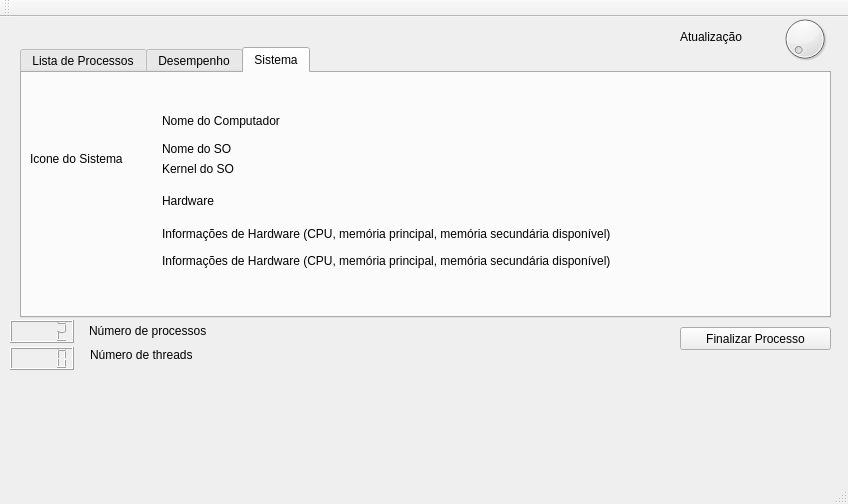
<?xml version="1.0" encoding="UTF-8"?>
<ui version="4.0">
 <class>MainWindow</class>
 <widget class="QMainWindow" name="MainWindow">
  <property name="geometry">
   <rect>
    <x>0</x>
    <y>0</y>
    <width>848</width>
    <height>504</height>
   </rect>
  </property>
  <property name="windowTitle">
   <string>MainWindow</string>
  </property>
  <widget class="QWidget" name="centralWidget">
   <widget class="QTabWidget" name="tabWidget">
    <property name="geometry">
     <rect>
      <x>20</x>
      <y>30</y>
      <width>811</width>
      <height>271</height>
     </rect>
    </property>
    <property name="currentIndex">
     <number>2</number>
    </property>
    <widget class="QWidget" name="tab">
     <attribute name="title">
      <string>Lista de Processos</string>
     </attribute>
     <widget class="QTableView" name="tableView">
      <property name="geometry">
       <rect>
        <x>20</x>
        <y>20</y>
        <width>771</width>
        <height>211</height>
       </rect>
      </property>
     </widget>
    </widget>
    <widget class="QWidget" name="tab_2">
     <attribute name="title">
      <string>Desempenho</string>
     </attribute>
     <widget class="QGroupBox" name="groupBox">
      <property name="geometry">
       <rect>
        <x>20</x>
        <y>20</y>
        <width>171</width>
        <height>61</height>
       </rect>
      </property>
      <property name="title">
       <string>CPU 1</string>
      </property>
      <widget class="QProgressBar" name="progressBar">
       <property name="geometry">
        <rect>
         <x>20</x>
         <y>20</y>
         <width>118</width>
         <height>23</height>
        </rect>
       </property>
       <property name="value">
        <number>24</number>
       </property>
      </widget>
     </widget>
     <widget class="QGroupBox" name="groupBox_2">
      <property name="geometry">
       <rect>
        <x>20</x>
        <y>100</y>
        <width>171</width>
        <height>61</height>
       </rect>
      </property>
      <property name="title">
       <string>CPU 2</string>
      </property>
      <widget class="QProgressBar" name="progressBar_2">
       <property name="geometry">
        <rect>
         <x>20</x>
         <y>20</y>
         <width>118</width>
         <height>23</height>
        </rect>
       </property>
       <property name="value">
        <number>24</number>
       </property>
      </widget>
     </widget>
     <widget class="QGroupBox" name="groupBox_3">
      <property name="geometry">
       <rect>
        <x>220</x>
        <y>20</y>
        <width>151</width>
        <height>80</height>
       </rect>
      </property>
      <property name="title">
       <string>Memória</string>
      </property>
      <widget class="QProgressBar" name="progressBar_3">
       <property name="geometry">
        <rect>
         <x>10</x>
         <y>30</y>
         <width>118</width>
         <height>23</height>
        </rect>
       </property>
       <property name="value">
        <number>24</number>
       </property>
      </widget>
     </widget>
     <widget class="QGroupBox" name="groupBox_4">
      <property name="geometry">
       <rect>
        <x>220</x>
        <y>110</y>
        <width>151</width>
        <height>61</height>
       </rect>
      </property>
      <property name="title">
       <string>Swap</string>
      </property>
      <widget class="QProgressBar" name="progressBar_4">
       <property name="geometry">
        <rect>
         <x>10</x>
         <y>20</y>
         <width>118</width>
         <height>23</height>
        </rect>
       </property>
       <property name="value">
        <number>24</number>
       </property>
      </widget>
     </widget>
     <widget class="QGroupBox" name="groupBox_5">
      <property name="geometry">
       <rect>
        <x>580</x>
        <y>20</y>
        <width>211</width>
        <height>171</height>
       </rect>
      </property>
      <property name="title">
       <string>CPU Info</string>
      </property>
      <widget class="QLabel" name="label_3">
       <property name="geometry">
        <rect>
         <x>10</x>
         <y>20</y>
         <width>171</width>
         <height>16</height>
        </rect>
       </property>
       <property name="text">
        <string>Tempo de Uso de CPU</string>
       </property>
      </widget>
      <widget class="QLineEdit" name="lineEdit">
       <property name="geometry">
        <rect>
         <x>10</x>
         <y>40</y>
         <width>113</width>
         <height>20</height>
        </rect>
       </property>
      </widget>
      <widget class="QLabel" name="label_4">
       <property name="geometry">
        <rect>
         <x>10</x>
         <y>70</y>
         <width>111</width>
         <height>16</height>
        </rect>
       </property>
       <property name="text">
        <string>Tempo Ocioso</string>
       </property>
      </widget>
      <widget class="QLineEdit" name="lineEdit_2">
       <property name="geometry">
        <rect>
         <x>10</x>
         <y>90</y>
         <width>113</width>
         <height>20</height>
        </rect>
       </property>
      </widget>
      <widget class="QLabel" name="label_5">
       <property name="geometry">
        <rect>
         <x>10</x>
         <y>120</y>
         <width>141</width>
         <height>16</height>
        </rect>
       </property>
       <property name="text">
        <string>Uptime</string>
       </property>
      </widget>
      <widget class="QLineEdit" name="lineEdit_3">
       <property name="geometry">
        <rect>
         <x>10</x>
         <y>140</y>
         <width>113</width>
         <height>20</height>
        </rect>
       </property>
      </widget>
     </widget>
    </widget>
    <widget class="QWidget" name="tab_3">
     <attribute name="title">
      <string>Sistema</string>
     </attribute>
     <widget class="QLabel" name="label_6">
      <property name="geometry">
       <rect>
        <x>8</x>
        <y>60</y>
        <width>121</width>
        <height>51</height>
       </rect>
      </property>
      <property name="text">
       <string>Icone do Sistema</string>
      </property>
     </widget>
     <widget class="QLabel" name="label_7">
      <property name="geometry">
       <rect>
        <x>140</x>
        <y>40</y>
        <width>171</width>
        <height>16</height>
       </rect>
      </property>
      <property name="text">
       <string>Nome do Computador</string>
      </property>
     </widget>
     <widget class="QLabel" name="label_8">
      <property name="geometry">
       <rect>
        <x>140</x>
        <y>60</y>
        <width>301</width>
        <height>31</height>
       </rect>
      </property>
      <property name="text">
       <string>Nome do SO</string>
      </property>
     </widget>
     <widget class="QLabel" name="label_9">
      <property name="geometry">
       <rect>
        <x>140</x>
        <y>120</y>
        <width>631</width>
        <height>16</height>
       </rect>
      </property>
      <property name="text">
       <string>Hardware</string>
      </property>
     </widget>
     <widget class="QLabel" name="label_11">
      <property name="geometry">
       <rect>
        <x>140</x>
        <y>80</y>
        <width>211</width>
        <height>31</height>
       </rect>
      </property>
      <property name="text">
       <string>Kernel do SO</string>
      </property>
     </widget>
     <widget class="QLabel" name="label_12">
      <property name="geometry">
       <rect>
        <x>140</x>
        <y>140</y>
        <width>471</width>
        <height>41</height>
       </rect>
      </property>
      <property name="text">
       <string>Informações de Hardware (CPU, memória principal, memória secundária disponível)</string>
      </property>
     </widget>
     <widget class="QLabel" name="label_13">
      <property name="geometry">
       <rect>
        <x>140</x>
        <y>180</y>
        <width>461</width>
        <height>16</height>
       </rect>
      </property>
      <property name="text">
       <string>Informações de Hardware (CPU, memória principal, memória secundária disponível)</string>
      </property>
     </widget>
    </widget>
   </widget>
   <widget class="QLCDNumber" name="lcdNumber">
    <property name="geometry">
     <rect>
      <x>10</x>
      <y>303</y>
      <width>64</width>
      <height>23</height>
     </rect>
    </property>
    <property name="intValue" stdset="0">
     <number>2</number>
    </property>
   </widget>
   <widget class="QLabel" name="label">
    <property name="geometry">
     <rect>
      <x>89</x>
      <y>306</y>
      <width>151</width>
      <height>16</height>
     </rect>
    </property>
    <property name="text">
     <string>Número de processos</string>
    </property>
   </widget>
   <widget class="QPushButton" name="pushButton">
    <property name="geometry">
     <rect>
      <x>680</x>
      <y>310</y>
      <width>151</width>
      <height>23</height>
     </rect>
    </property>
    <property name="text">
     <string>Finalizar Processo</string>
    </property>
   </widget>
   <widget class="QDial" name="dial">
    <property name="geometry">
     <rect>
      <x>780</x>
      <y>-10</y>
      <width>50</width>
      <height>64</height>
     </rect>
    </property>
   </widget>
   <widget class="QLabel" name="label_2">
    <property name="geometry">
     <rect>
      <x>680</x>
      <y>10</y>
      <width>91</width>
      <height>20</height>
     </rect>
    </property>
    <property name="text">
     <string>Atualização</string>
    </property>
   </widget>
   <widget class="QLCDNumber" name="lcdNumber_2">
    <property name="geometry">
     <rect>
      <x>10</x>
      <y>330</y>
      <width>64</width>
      <height>23</height>
     </rect>
    </property>
   </widget>
   <widget class="QLabel" name="label_10">
    <property name="geometry">
     <rect>
      <x>90</x>
      <y>330</y>
      <width>151</width>
      <height>16</height>
     </rect>
    </property>
    <property name="text">
     <string>Número de threads</string>
    </property>
   </widget>
  </widget>
  <widget class="QMenuBar" name="menuBar">
   <property name="geometry">
    <rect>
     <x>0</x>
     <y>0</y>
     <width>848</width>
     <height>20</height>
    </rect>
   </property>
  </widget>
  <widget class="QToolBar" name="mainToolBar">
   <attribute name="toolBarArea">
    <enum>TopToolBarArea</enum>
   </attribute>
   <attribute name="toolBarBreak">
    <bool>false</bool>
   </attribute>
  </widget>
  <widget class="QStatusBar" name="statusBar"/>
 </widget>
 <layoutdefault spacing="6" margin="11"/>
 <resources/>
 <connections/>
</ui>
